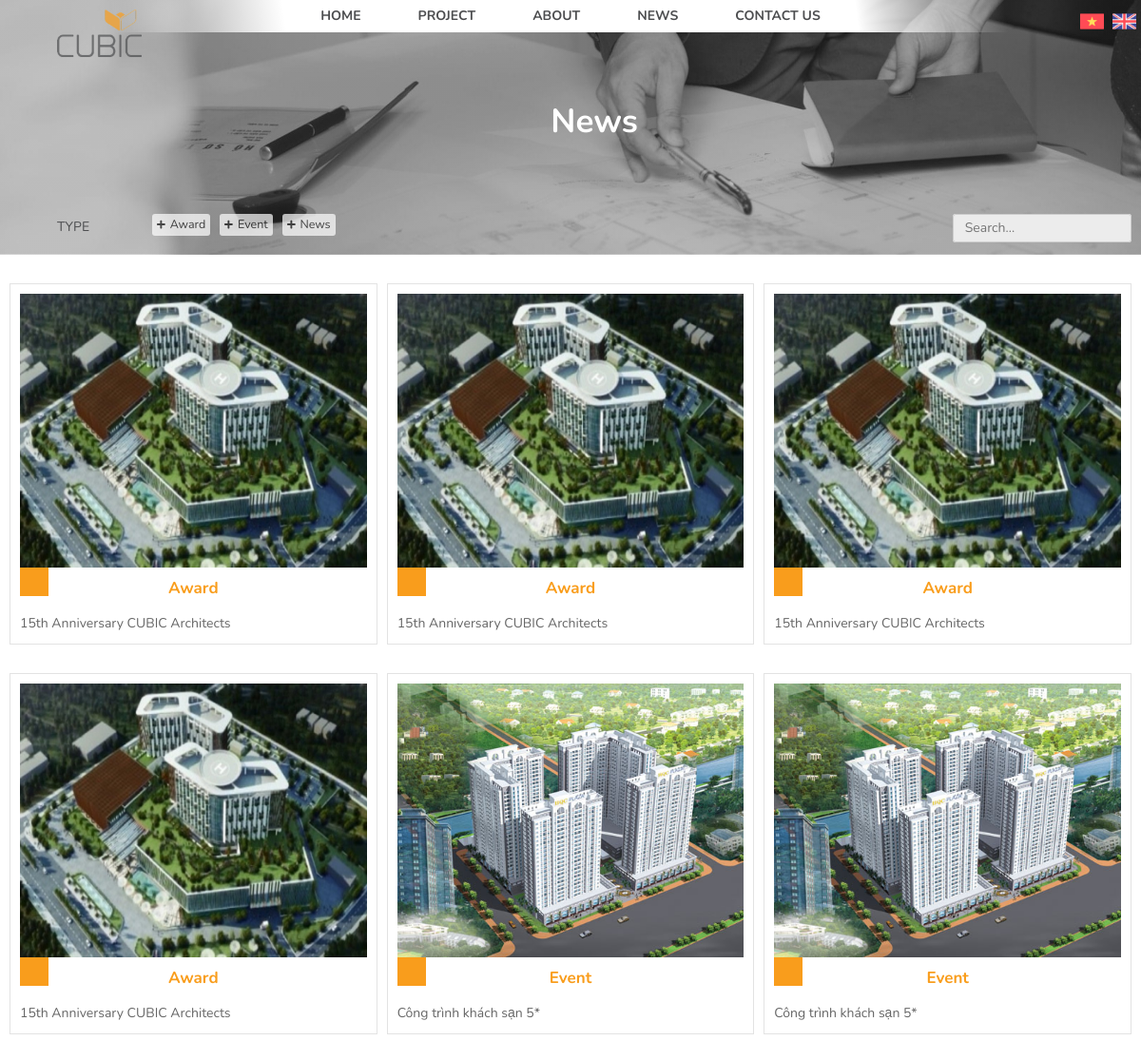
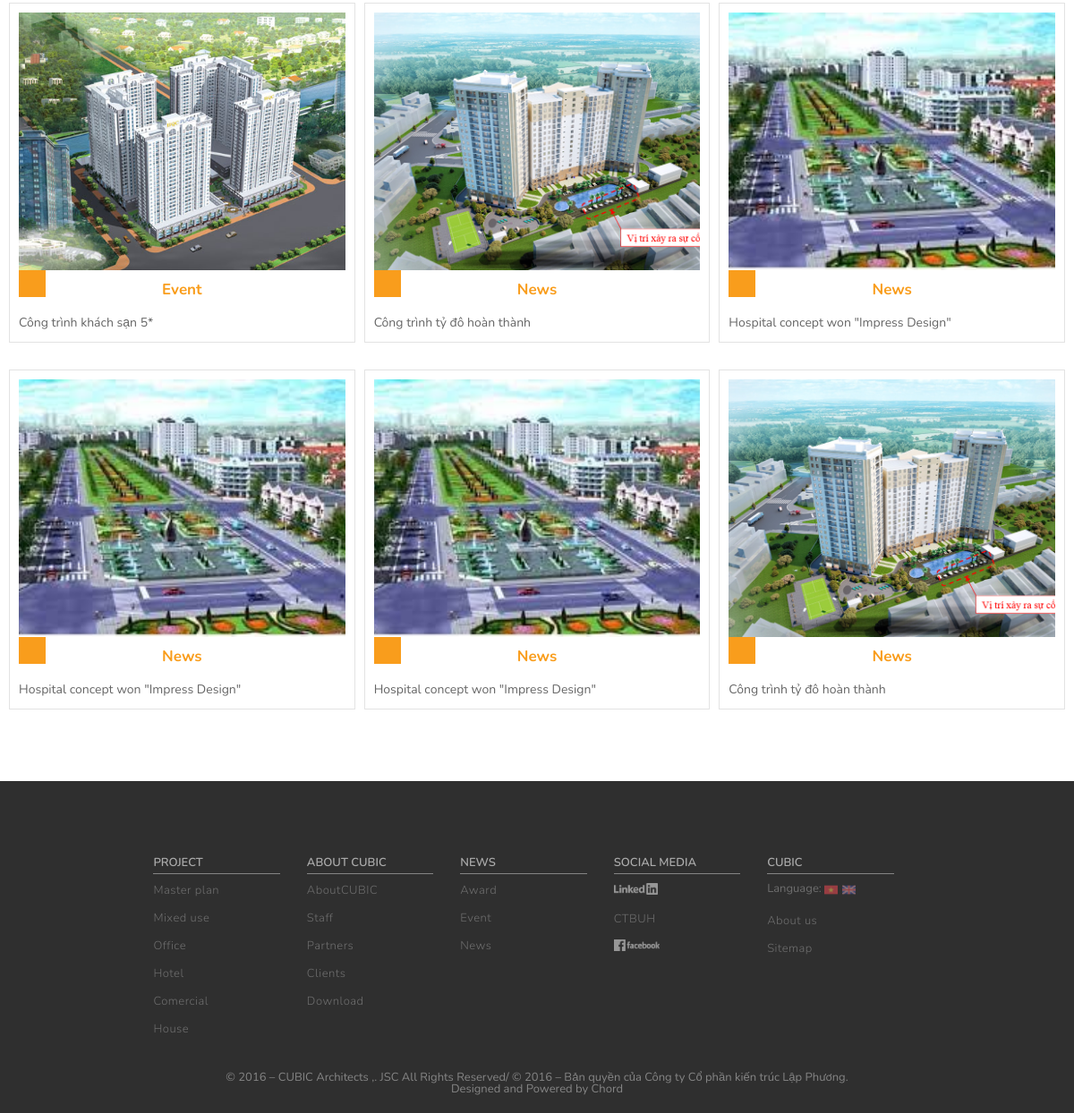
Page /news.php on the committed database (2 pictures, top to bottom).
### tables this page shows
CREATE TABLE `tb_news_type` (
  `id` int(11) NOT NULL,
  `name` varchar(100) DEFAULT NULL
);

CREATE TABLE `tb_news` (
  `id` int(11) NOT NULL,
  `title` varchar(1000) DEFAULT NULL,
  `time` date DEFAULT NULL,
  `content` varchar(10000) DEFAULT NULL,
  `id_type` int(11) DEFAULT NULL,
  `id_account` int(11) DEFAULT NULL,
  `news_image` varchar(1000) DEFAULT NULL
);

CREATE TABLE `tb_project_type` (
  `id` int(11) NOT NULL,
  `name` varchar(50) DEFAULT NULL
);

### component/news-item.php (the view)
<?php
$id = "#";
$img = "./assets/images/posts/post1.jpg";
$type = "News";
$desc = "Binh dinh";
$id_type = "";
if(isset($news_id_type))
    $id_type = $news_id_type;
if(isset($news_id))
    $id = $news_id;
if(isset($news_img))
    $img = substr($news_img,1);
if(isset($news_type))
    $type = $news_type;
if(isset($news_desc))
    $desc = $news_desc;
?>
<div class="post" data-type="<?php echo $id_type; ?>">
            <a href="news-detail.php?id=<?php echo $id;?>">
              <img class="post-img" src="<?php echo $img;?>" />
              <h4 class="post-type"><?php echo $type;?></h4>
              <p class="post-desc"><?php echo $desc;?></p>
            </a>
</div>

### news.php (shortened to what this page needs)
<!DOCTYPE html>
<html lang="en">
  <head>
    <link rel="stylesheet" href="./css/reset.css" />
    <link rel="stylesheet" href="./css/style.css" />
    <link rel="stylesheet" href="./css/news.css" />
    <link rel="stylesheet" href="./css/hero-head.css" />
  </head>
  <body>
    <?php include(__DIR__.'/component/header.php')?>
    <?php $hero_title = "News";include('./component/hero-head.php') ?>
    <section class="all-news mb-50 mt-30">
      <div class="posts">
      <?php
              $sql = "SELECT
              tb_news.id,
              tb_news.news_image,
              tb_news_type.name,
              tb_news.title,
              tb_news.id_type
               FROM tb_news,tb_news_type WHERE tb_news.id_type = tb_news_type.id";
              $res = mysqli_query($conn, $sql);
              $count = mysqli_num_rows($res);
              if($count>0)
              {
                  while($row=mysqli_fetch_assoc($res))
                  {
                      $news_id = $row['id'];
                      $news_id_type = $row['id_type'];
                      $news_img = $row['news_image'];
                      $news_type = $row['name'];
                      $news_desc = $row['title'];
                      include('./component/news-item.php');
                  }
              }
            ?>
      </div>
    </section>
    <?php include(__DIR__.'/component/footer.php')?>
  </body>
</html>

### component/hero-head.php (shortened to what this page needs)
<?php
$title = "Projects";
if(isset($hero_title)){
    $title = $hero_title;
}
?>
<section class="hero-head">
        <div class="head-logo"><a href="index.php"><img src="./assets/images/cubic_logo_dark_glow_2.png" alt="logo"></a></div>
        <h1 class="hero-head-title"><?php echo $title; ?></h1>
        <div class="hero-head-filter">
            <div class="filter">
                <div class="filter-type">
                    <div class="filter-name">Type</div>
                    <div class="filter-select">
                        <?php
                        $sql = "SELECT * FROM tb_project_type";
                        if($title == "News")
                            $sql = "SELECT * FROM tb_news_type";
                        $res = mysqli_query($conn, $sql);
                        $count = mysqli_num_rows($res);
                        if($count>0)
                        {
                            while($row=mysqli_fetch_assoc($res))
                            {
                                $id = $row['id'];
                                $name = $row['name'];
                                echo '<span class="filter-item" data-type_id="'.$id.'">
                                        <span class="icon"><i class="fas fa-plus"></i></span><span>'.$name.'</span>
                                    </span>';
                            }
                        }
                        ?>
                    </div>
                </div>
            </div>
            <div class="search"><form action="#" method="get"><input class="search-input text" placeholder="Search..."></input></form></div>
        </div>
    </section>

### component/footer.php
<footer>
      <nav>
        <ul>
          <li class="menu-title active"><a href="projects.php">Project</a></li>
          <?php
                $sql = "SELECT * FROM tb_project_type";
                $res = mysqli_query($conn, $sql);
                $count = mysqli_num_rows($res);
                if($count>0)
                {
                    while($row=mysqli_fetch_assoc($res))
                    {
                        $id = $row['id'];
                        $name = $row['name'];
                        echo '<li><a href="projects.php?status='.$id.'" >'.$name.'</a></li>';
                      }
                }
              ?>
        </ul>
        <ul>
          <li class="menu-title active"><a href="about.php">ABOUT CUBIC</a></li>
          <li><a href="about.php#about-cubic">AboutCUBIC</a></li>
            <li><a href="about.php#staff">Staff</a></li>
            <li><a href="about.php#partners">Partners</a></li>
            <li><a href="about.php#clients">Clients</a></li>
            <li><a href="about.php#download">Download</a></li>
        </ul>
        <ul>
          <li class="menu-title active"><a href="news.php">NEWS</a></li>
          <?php
                $sql = "SELECT * FROM tb_news_type";
                $res = mysqli_query($conn, $sql);
                $count = mysqli_num_rows($res);
                if($count>0)
                {
                    while($row=mysqli_fetch_assoc($res))
                    {
                        $id = $row['id'];
                        $name = $row['name'];
                        echo '<li><a href="news.php?type='.$id.'" >'.$name.'</a></li>';
                      }
                }
              ?>
        </ul>
        <ul class="social">
          <li class="menu-title"><a href="">Social media</a></li>
          <li class="active"><a href=""><img src="./assets/images/LinkedIn_Logo_2-p-500x133.png" alt=""></a></li>
          <li class="active"><a href="">CTBUH</a></li>
          <li class="active"><a href=""><img src="./assets/images/facebooklogo_2-p-500x127.png" alt=""></a></li>
        </ul>
        <ul>
          <li class="menu-title"><a href="">CUBIC</a></li>
          <li class="active footer-language"><span>Language:&nbsp;</span>
            <a href=""><img src="./assets/images/vietnam.png" alt=""></a>
            <a href=""><img src="./assets/images/united-kingdom.png" alt=""></a>
          </li>
          <li><a href="about.php">About us</a></li>
          <li><a href="#">Sitemap</a></li>
        </ul>
      </nav>
      <div class="copyright">
        <div>© 2016 –  CUBIC Architects ,. JSC  All Rights Reserved/ © 2016 – Bản quyền của Công ty Cổ phần kiến trúc Lập Phương.</div>
      <div>Designed and Powered by Chord</div>
      </div>
    </footer>

### css/style.css (style rules this page uses)
*, *:before, *:after { box-sizing: border-box; }
html { font-size: 62.5%; font-family: "Nunito", Arial, sans-serif; scroll-behavior: smooth; }
a, a:hover { text-decoration: none; cursor: pointer !important; }
img { display: inline-block; }
body { font-family: "Nunito", Arial, sans-serif; font-size: 14px; line-height: 1; width: 100%; overflow-x: hidden; background: #fff; position: relative; }
input, button, select, textarea { outline: none; font-family: "Nunito", Arial, sans-serif; font-size: 14px; }
input { line-height: normal; }
:root { --font-size-1: 35px; --font-size-2: 17px; --font-size-3: 14px; --font-size-4: 13px; --gray-dark: #4c4d4f; --gray-light: #666666; --yellow: #f99d1c; }
.mb-50 { margin-bottom: 50px; }
.mt-30 { margin-top: 30px; }
.head-logo { position: absolute; top: 10px; left: 60px; opacity: 0.7; z-index: 9999; }
.head-logo img { height: 50px; width: auto; }
footer { background: #2f2f2f; padding-top: 80px; padding-bottom: 20px; }
footer a, footer li { color: #acacac; font-size: var(--font-size-4); }
footer nav { display: flex; justify-content: center; }
footer nav ul { width: calc(100% / 7); padding-right: 30px; }
footer nav li { padding: 5px 0; margin-bottom: 5px; }
footer nav li:not(.menu-title) { opacity: 0.5; }
footer nav li.menu-title { font-weight: 600; border-bottom: 1px solid #858585; text-transform: uppercase; }
footer nav li:not(.menu-title) a { font-weight: 300; line-height: 16px; letter-spacing: 0.5px; }
footer nav li img { height: 13px; width: auto; }
.footer-language { display: flex; text-align: center; }
.footer-language a { margin-right: 5px; }
footer nav li.footer-language img { height: 15px; }
.copyright { margin-top: 30px; text-align: center; font-size: var(--font-size-4); color: #858585; }

### css/news.css (style rules this page uses)
.posts { width: 92%; display: flex; flex-wrap: wrap; }
.all-news .posts { width: 100%; padding-right: 10px; }
.post { margin-left: 10px; margin-bottom: 30px; height: 340px; width: calc((100% / 6) - 10px); padding: 10px; border: 1px solid rgba(199, 199, 199, 0.5); flex-wrap: wrap; transition: border 0.3s ease-in; }
.post-img { width: 100%; height: 12vw; object-fit: cover; position: relative; z-index: 10; }
.post-type { font-size: var(--font-size-2); font-weight: 700; text-align: center; color: var(--yellow); margin-top: 10px; margin-bottom: 20px; position: relative; overflow-wrap: break-word; hyphens: auto; }
.post-type::after { content: ""; display: block; width: 30px; height: 30px; background-color: var(--yellow); position: absolute; top: -13px; left: 0; z-index: 1; }
.post-desc { font-size: var(--font-size-3); color: var(--gray-light); line-height: 1.3; overflow-wrap: break-word; display: -webkit-box; -webkit-line-clamp: 4; -webkit-box-orient: vertical; overflow: hidden; }
@media only screen and (max-width: 1200px) { .post { width: calc((100% - 30px) / 3); height: 380px; } }
@media only screen and (max-width: 1200px) { .post-img { height: 24vw; } }

### rows in the picture
tb_news_type: name "Award"
tb_news_type: name "Event"
tb_news_type: name "News"
tb_news: news_image (picture), id_type.name "Award", title "15th Anniversary CUBIC Architects"
tb_news: news_image (picture), id_type.name "Award", title "15th Anniversary CUBIC Architects"
tb_news: news_image (picture), id_type.name "Award", title "15th Anniversary CUBIC Architects"
tb_news: news_image (picture), id_type.name "Award", title "15th Anniversary CUBIC Architects"
tb_news: news_image (picture), id_type.name "Event", title "Công trình khách sạn 5*"
tb_news: news_image (picture), id_type.name "Event", title "Công trình khách sạn 5*"
tb_news: news_image (picture), id_type.name "Event", title "Công trình khách sạn 5*"
tb_news: news_image (picture), id_type.name "News", title "Công trình tỷ đô hoàn thành"
tb_news: news_image (picture), id_type.name "News", title "Hospital concept won \"Impress Design\""
tb_news: news_image (picture), id_type.name "News", title "Hospital concept won \"Impress Design\""
tb_news: news_image (picture), id_type.name "News", title "Hospital concept won \"Impress Design\""
tb_news: news_image (picture), id_type.name "News", title "Công trình tỷ đô hoàn thành"
tb_project_type: name "Master plan"
tb_project_type: name "Mixed use"
tb_project_type: name "Office"
tb_project_type: name "Hotel"
tb_project_type: name "Comercial"
tb_project_type: name "House"

### other values in the picture
$title "News"
